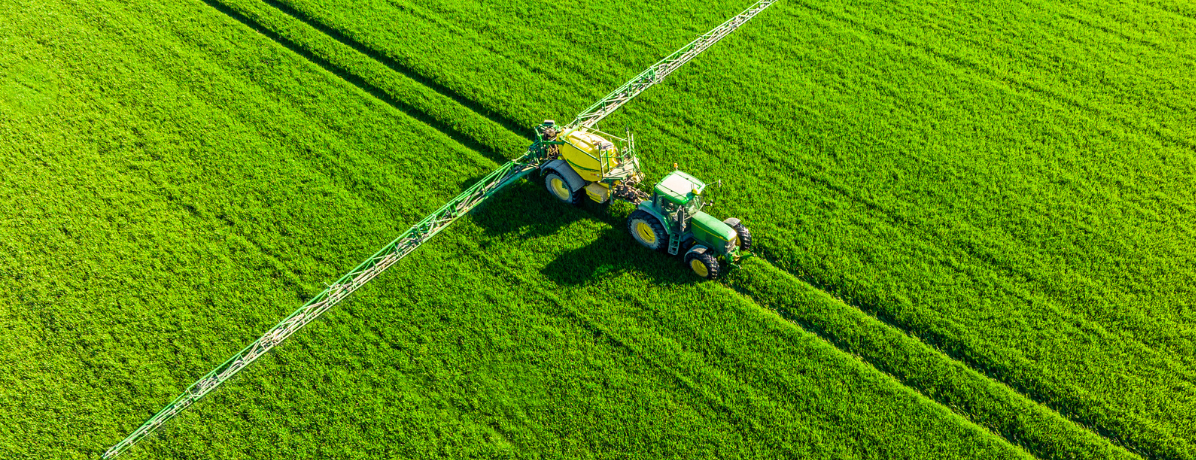
#> input picture Imagens Agricolas/img1.png, 1196 x 460 px, found by its file name
$ jupyter execute 'segmentação.ipynb'   (older library calls are emulated)
#> lines starting #> are read from the running program, lines starting #| are printed output that depends on the picture
[cell 1]
import cv2
import numpy as np
import matplotlib.pyplot as plt
from sklearn.cluster import KMeans
from scipy.ndimage import gaussian_laplace

[cell 2]
def filtros(imagem):
  angulos = [0, 45, 90, 135]
  resultados = []

  for theta in angulos:
      filtro = cv2.getGaborKernel((21, 21), 4, np.deg2rad(theta), 10, 0.3)
      resultado = cv2.filter2D(imagem, cv2.CV_32F, filtro)
      resultados.append(resultado)

  resultado = gaussian_laplace(imagem, sigma=3)
  resultados.append(resultado)

  return resultados

[cell 3]
def construir_stack_texturas(imagem):
    imagens = [imagem]
    img1 = cv2.resize(imagem, (256, 256))
    imagens.append(img1)
    img2 = cv2.resize(imagem, (128, 128))
    imagens.append(img2)

    stack_texturas = []
    for img in imagens:
        resultados = filtros(img)
        # Redimensiona os resultados para o tamanho original
        resultados_redimensionados = [cv2.resize(resultado, (512, 512)) for resultado in resultados]
        stack_texturas.extend(resultados_redimensionados)

    stack_texturas = np.stack(stack_texturas, axis=-1)
    return stack_texturas

[cell 4]
def vetores_janela(stack_texturas, tamanho_janela):
    vetores = []
    coordenadas = []

    for i in range(0, 512, tamanho_janela):
        for j in range(0, 512, tamanho_janela):
            bloco = stack_texturas[i:i+tamanho_janela, j:j+tamanho_janela, :]
            media = bloco.mean(axis=(0, 1))
            vetores.append(media)
            coordenadas.append((i, j))

    return np.array(vetores), coordenadas

[cell 5]
def segmentar_imagem(imagem, n_clusters, tamanho_janela):
    stack_texturas = construir_stack_texturas(imagem)
    vetores, coordenadas = vetores_janela(stack_texturas, tamanho_janela)
    #agrupamento por kmeans
    kmeans = KMeans(n_clusters, random_state=0)
    labels = kmeans.fit_predict(vetores)
    #constroi a imagem segmentada
    img_segmentada = np.zeros((512, 512), dtype=np.uint8)
    for (i, j), label in zip(coordenadas, labels):
        img_segmentada[i:i+tamanho_janela, j:j+tamanho_janela] = label

    return img_segmentada

[cell 6]
imagem = cv2.imread('img1.png', cv2.IMREAD_GRAYSCALE)
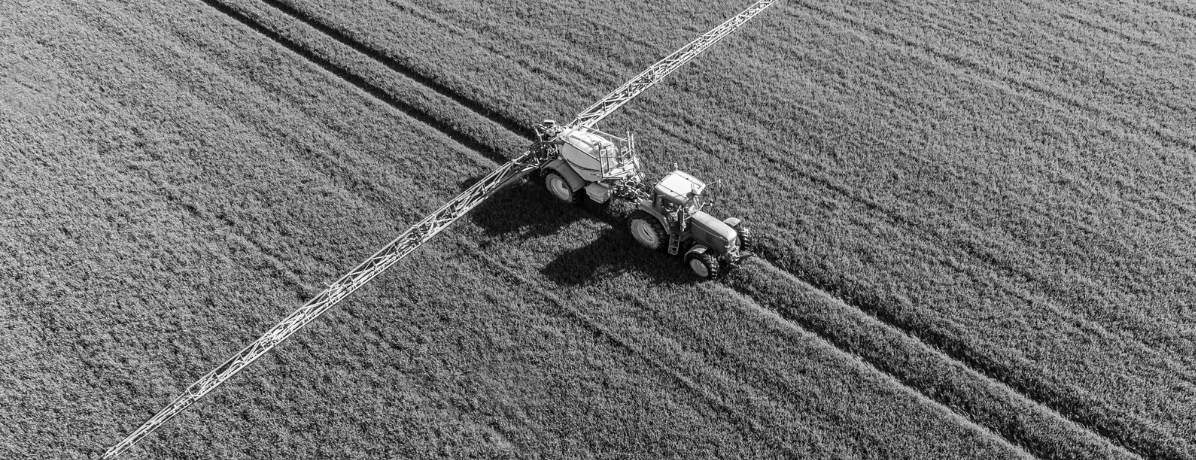
#> imagem: shape (460, 1196); min 0, max 255, mean 114.1
imagem = cv2.resize(imagem, (512, 512))
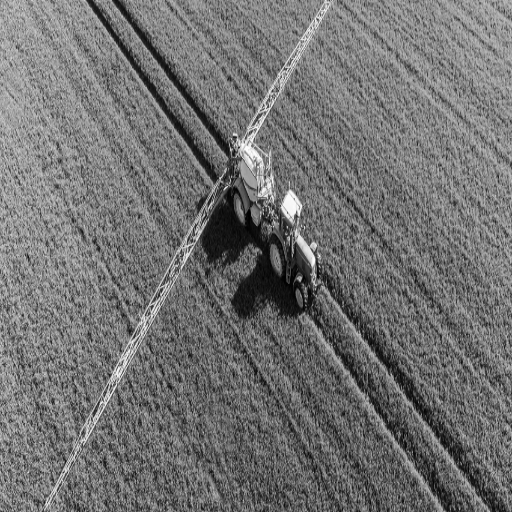
#> imagem: shape (512, 512); min 0, max 253, mean 114

img_segmentada = segmentar_imagem(imagem, 4, 8)
#> in construir_stack_texturas, `img1 = cv2.resize(imagem, (256, 256))`:
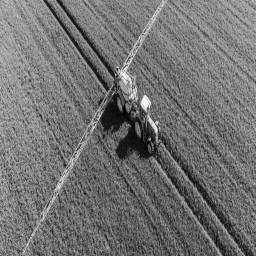
#> img1: shape (256, 256); min 1, max 252, mean 114.1
#> in construir_stack_texturas, `img2 = cv2.resize(imagem, (128, 128))`:
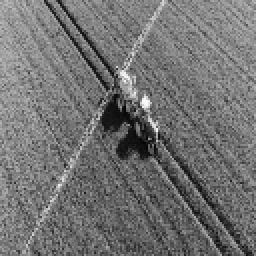
#> img2: shape (128, 128) (shown 2 times larger); min 4, max 250, mean 114.2
#> the loop in construir_stack_texturas, `for img in imagens:` made 3 passes
#> pass 1, in filtros, `resultado = gaussian_laplace(imagem, sigma=3)`:
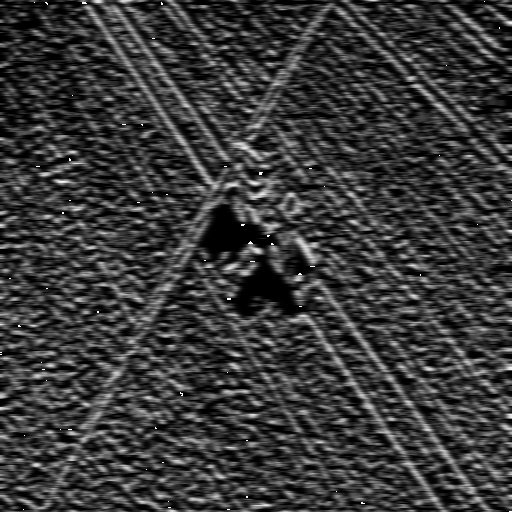
#> resultado: shape (512, 512); min 0, max 255, mean 57.9
#> pass 2, in filtros (call 2), `resultado = gaussian_laplace(imagem, sigma=3)`:
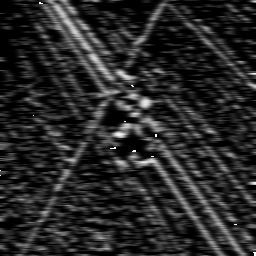
#> resultado: shape (256, 256); min 0, max 255, mean 40.4
#> pass 3, in filtros (call 3), `resultado = gaussian_laplace(imagem, sigma=3)`:
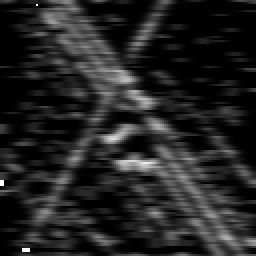
#> resultado: shape (128, 128) (shown 2 times larger); min 0, max 255, mean 35.6
#> after the loop in construir_stack_texturas, `for img in imagens:`: stack_texturas = 15 items
#> after the loop in vetores_janela, `for i in range(0, 512, tamanho_janela):`: coordenadas = 4096 pairs, first value 0 to 504, second value 0 to 504; vetores = 4096 items
#> in segmentar_imagem, `labels = kmeans.fit_predict(vetores)`: labels = 4096 values, max 3 at index 10, min 0 at index 0, mean 0.477
#> the loop in segmentar_imagem, `for (i, j), label in zip(coordenadas, labels):` made 4096 passes
#> (j, label) on passes 1 to 3: (0, 0), (8, 0), (16, 0)
#> after the loop in segmentar_imagem, `for (i, j), label in zip(coordenadas, labels):`:
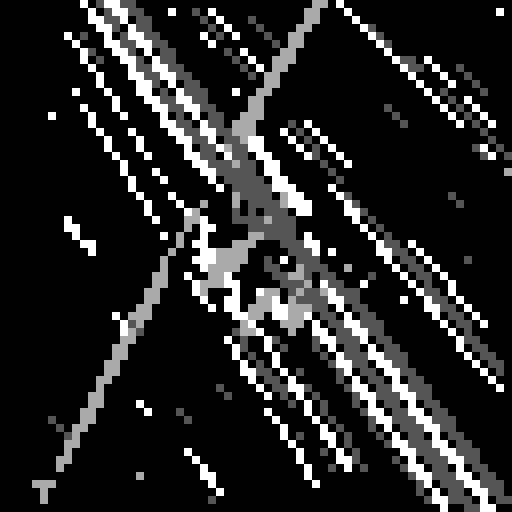
#> img_segmentada: shape (512, 512); min 0, max 3, mean 0.477; drawn with min black and max white

plt.figure(figsize=(10, 5))
plt.subplot(1, 2, 1)
plt.imshow(imagem, cmap='gray')
plt.title('Imagem Original')
plt.axis('off')

plt.subplot(1, 2, 2)
plt.imshow(img_segmentada, cmap='jet')
plt.title('Segmentação por Textura')
plt.axis('off')

plt.show()

$ run again, with Imagens Agricolas/img10.png copied over Imagens Agricolas/img1.png
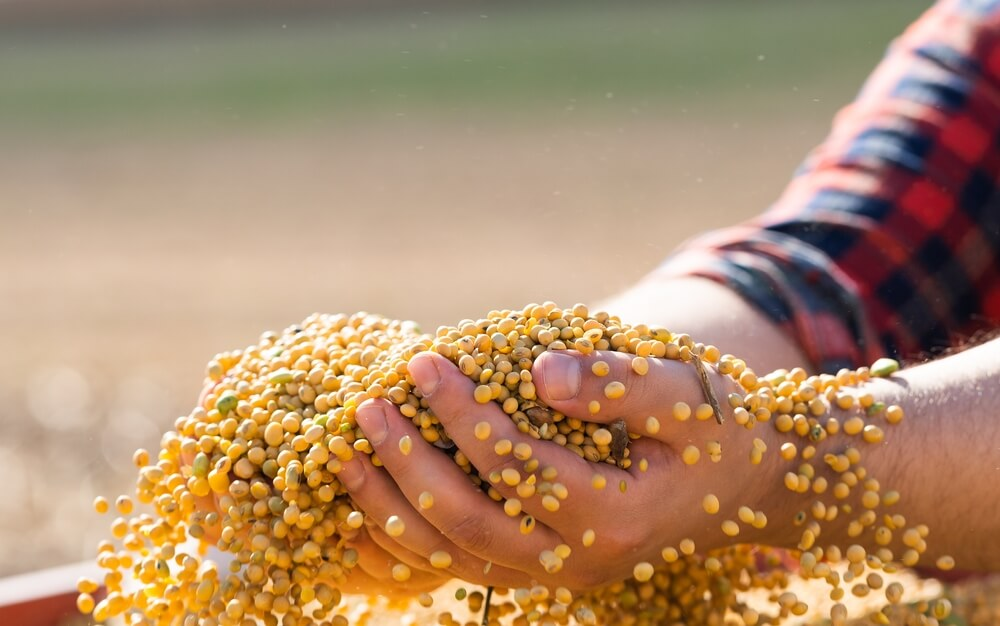
#> input picture Imagens Agricolas/img10.png, 1000 x 626 px, found by its file name
#> in construir_stack_texturas, `img2 = cv2.resize(imagem, (128, 128))`:
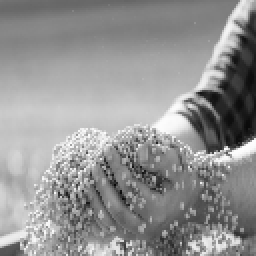
#> img2: shape (128, 128) (shown 2 times larger); min 8, max 254, mean 146.2
#> the loop in construir_stack_texturas, `for img in imagens:` made 3 passes
#> after the loop in construir_stack_texturas, `for img in imagens:`: stack_texturas = 15 items
#> after the loop in vetores_janela, `for i in range(0, 512, tamanho_janela):`: coordenadas = 4096 pairs, first value 0 to 504, second value 0 to 504; vetores = 4096 items
#> labels = 4096 values, max 3 at index 378, min 0 at index 0, mean 0.464
#> the loop in segmentar_imagem, `for (i, j), label in zip(coordenadas, labels):` made 4096 passes
#> (j, label) on passes 1 to 3: (0, 0), (8, 0), (16, 0)
#> after the loop in segmentar_imagem, `for (i, j), label in zip(coordenadas, labels):`:
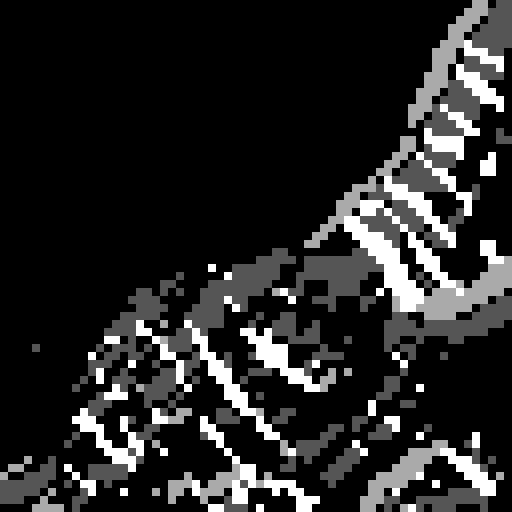
#> img_segmentada: shape (512, 512); min 0, max 3, mean 0.464; drawn with min black and max white

$ run again, with Imagens Agricolas/img11.png copied over Imagens Agricolas/img1.png
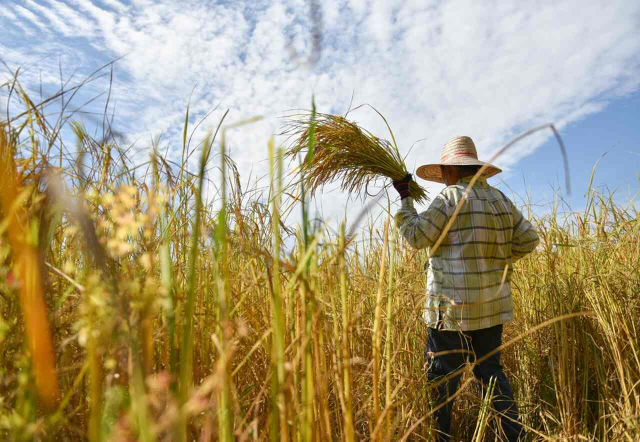
#> input picture Imagens Agricolas/img11.png, 1280 x 883 px, found by its file name (shown at 1/2 size)
#> the loop in construir_stack_texturas, `for img in imagens:` made 3 passes
#> pass 1, in filtros, `resultado = gaussian_laplace(imagem, sigma=3)`:
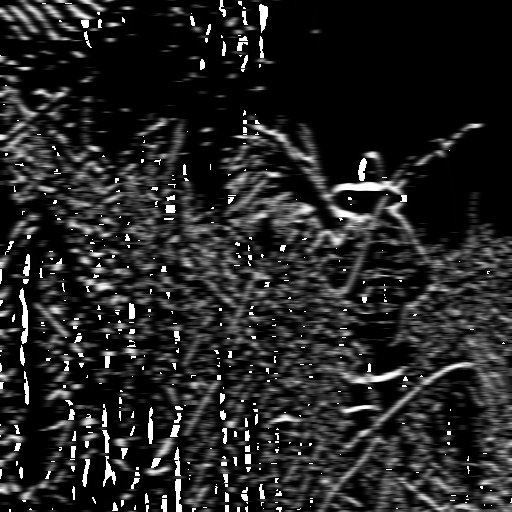
#> resultado: shape (512, 512); min 0, max 255, mean 36.6
#> after the loop in construir_stack_texturas, `for img in imagens:`: stack_texturas = 15 items
#> after the loop in vetores_janela, `for i in range(0, 512, tamanho_janela):`: coordenadas = 4096 pairs, first value 0 to 504, second value 0 to 504; vetores = 4096 items
#> labels = 4096 values, max 3 at index 3, min 0 at index 28, mean 1.84
#> the loop in segmentar_imagem, `for (i, j), label in zip(coordenadas, labels):` made 4096 passes
#> (j, label) on passes 1 to 3: (0, 2), (8, 2), (16, 2)
#> after the loop in segmentar_imagem, `for (i, j), label in zip(coordenadas, labels):`:
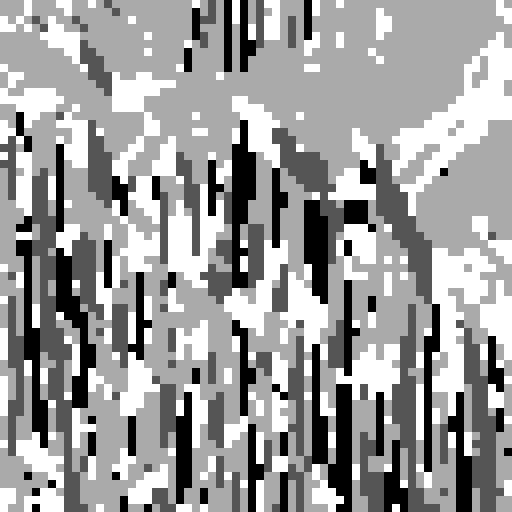
#> img_segmentada: shape (512, 512); min 0, max 3, mean 1.84; drawn with min black and max white
